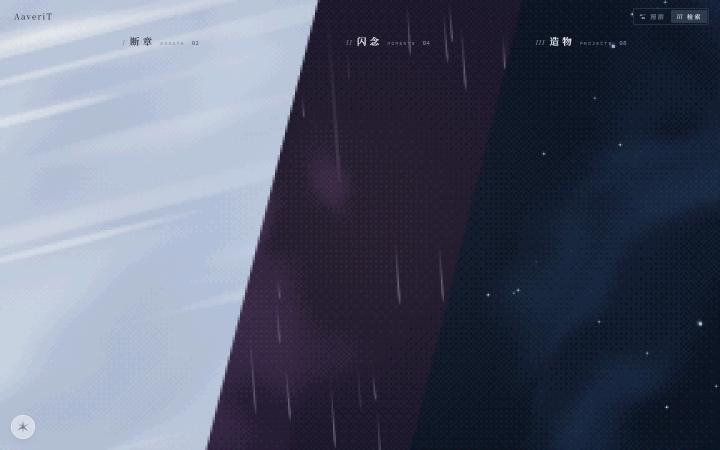
#> input picture design/mocks/cards-r3/shared/plate-1440.png, 1440 x 900 px, found by its file name (shown at 1/2 size)
$ python _probe.py
#> lines starting #> are read from the running program, lines starting #| are printed output that depends on the picture
import numpy as np
from PIL import Image

im = np.asarray(Image.open('design/mocks/cards-r3/shared/plate-1440.png').convert('RGB')).astype(float)

def lin(c):
    c = c / 255.0
    return np.where(c <= 0.04045, c / 12.92, ((c + 0.055) / 1.055) ** 2.4)

def Lstar(rgb):
    y = (lin(rgb) * np.array([0.2126, 0.7152, 0.0722])).sum()
    return 116 * (y ** (1/3)) - 16 if y > 0.008856 else 903.3 * y

regions = {
    'left-card1': (140, 150, 500, 330),
    'left-card2': (140, 380, 500, 590),
    'left-plain': (100, 600, 300, 800),
    'mid-card1': (630, 150, 875, 350),
    'mid-card2': (630, 390, 875, 600),
    'right-card1': (1030, 150, 1395, 350),
    'right-card2': (1030, 390, 1395, 600),
    'right-plain': (1030, 700, 1395, 850),
}
for name, (x0, y0, x1, y1) in regions.items():
    r = im[y0:y1, x0:x1]
    m = r.reshape(-1, 3).mean(0)
    lo = r.reshape(-1, 3).min(0)
    hi = r.reshape(-1, 3).max(0)
    L = Lstar(m)
    print(f'{name:12s} mean=({m[0]:5.1f},{m[1]:5.1f},{m[2]:5.1f})  L*={L:5.2f}  min={lo.astype(int)} max={hi.astype(int)}')
    for target in (2.0, 2.5, 3.0, 4.0, 5.0):
        # alpha such that result L* = L + target (white compositing)
        want = L + target
        lo_, hi_ = 0.0, 1.0
        for _ in range(40):
            a = (lo_ + hi_) / 2
            res = m * (1 - a) + 255 * a
            if Lstar(res) < want:
                lo_ = a
            else:
                hi_ = a
        print(f'    dL* +{target:.1f} -> alpha {a:.3f}  rgb {tuple((m*(1-a)+255*a).round().astype(int))}')
#> this loop made 8 passes
#> (m, lo, hi, L) on passes 1 to 7: ([186.9, 198.5, 217.6], [178, 191, 210], [210, 217, 230], 79.74), ([184, 195.9, 216.8], [49, 39, 69], [210, 217, 230], 78.83), ([177.5, 190.1, 211.5], [172, 185, 210], [198, 210, 223], 76.69), ([38.28, 30.16, 49.4], [28, 20, 39], [71, 59, 81], 13.1), ([40.84, 31.98, 50.16], [29, 28, 39], [108, 100, 123], 14.01), ([17.2, 27.16, 44.97], [10, 20, 29], [163, 182, 209], 9.81), ([20.43, 32.72, 53.26], [10, 20, 39], [165, 185, 212], 12.51)
#> (printed output is left out)
#> pass 1, `r = im[y0:y1, x0:x1]`:
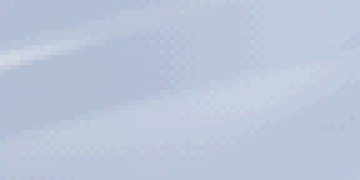
#> r: shape (180, 360, 3) float64; mean R, G, B 186.9, 198.5, 217.6
#> pass 2, `r = im[y0:y1, x0:x1]`:
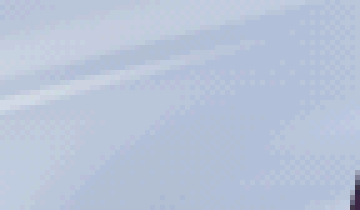
#> r: shape (210, 360, 3) float64; mean R, G, B 184, 195.9, 216.8
#> pass 3, `r = im[y0:y1, x0:x1]`:
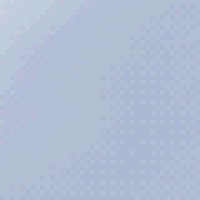
#> r: shape (200, 200, 3) float64; mean R, G, B 177.5, 190.1, 211.5
